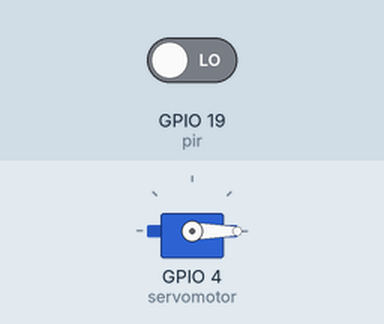
A sketch run on a simulated ESP32. Parts: servo. Inputs (shaded band) come from the test bench; at power-on: GPIO 19 (pir) LOW. WiFi joins after 1.5 s; servers stay silent unless stated; web services answer with replies made up by the test bench; what the sketch prints to the serial monitor is not drawn.

Above: at 2.7 s.
2.8 s: GPIO 19 (pir) driven HIGH
At 5.7 s:
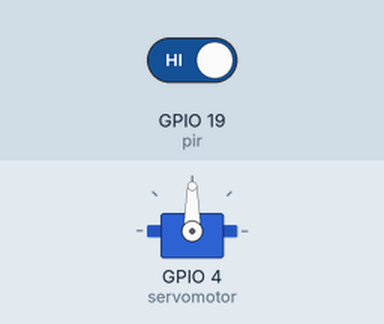
Timing chart, 0 to 7.2 s (numbered marks = the images above; inputs shaded):
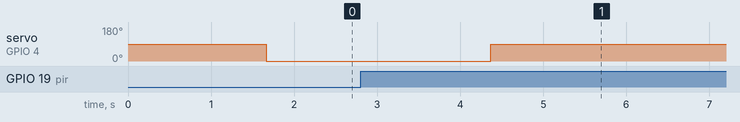

The sketch:

P7b.ino
```cpp
#include <WiFi.h>
#include <HTTPClient.h>
#include <UrlEncode.h>
#include <Servo.h> //librería para el ESP32Servo.h
#include <FirebaseESP32.h>
#include <WiFi.h>
// Conexión al firestores y a la red
#define FIREBASE_HOST "https://grupot207aplicaciones-9fcc5-default-rtdb.firebaseio.com/" //nombre proyecto Firebase
#define FIREBASE_Authorization_key "QMnJNlbnp3V8b1oWdHLYg8QJbGsicnHUAe1c2XRH"
#define WIFI_SSID "UTEQ-Alumnos" // Modificar el nombre del proveedor de servicios internet
#define WIFI_PASSWORD "" // Modificar el password del Wifi
FirebaseData firebaseData;
FirebaseJson json;
#include <Adafruit_Sensor.h>
Servo myservo;
int servomotor=4; //GPIO 4 puerto digital del servo motor
int pos = 0;
const int pir=19;
const char* ssid = "UTEQ-Alumnos";
const char* password = "";

// ingresa tu número telefónico tal como te lo manda Whatsapp
String phoneNumber = "5214427477664";
// ingresa el apiKey que te llegó a tu celular
String apiKey = "9331869";

// método que permite enviar el mensaje por medio del Whatsapp.
void sendMessage(String mensaje){
// Dato o mensaje enviado por medio de este link

String url = "http://api.callmebot.com/whatsapp.php?phone=" + phoneNumber + "&apikey=" + apiKey
+ "&text=" + urlEncode(mensaje);
WiFiClient client;
HTTPClient http;
http.begin(client, url);
// se especifia el tipo de contenido de la cabecera
http.addHeader("Content-Type", "application/x-www-form-urlencoded");
// enviar por el método HTTP POST
int httpResponseCode = http.POST(url);
if (httpResponseCode == 200){
Serial.print("El mensaje fue enviado exitosamente");
}
else{
Serial.println("Error enviando el mensaje");
Serial.print("HTTP response code: ");
Serial.println(httpResponseCode);
}
// cierra el cliente http.
http.end();
}
void setup() {
Serial.begin(9600);
WiFi.begin(ssid, password);
Serial.println("Connecting");
while(WiFi.status() != WL_CONNECTED) {
delay(500);
Serial.print(".");
myservo.attach(servomotor); //inicializa el puerto digital para el servo motor
pinMode(pir, INPUT);
}
Serial.println("");
Serial.print("Conectado a la red WiFi con la dirección IP:");
Serial.println(WiFi.localIP());
Serial.println();
Firebase.begin(FIREBASE_HOST,FIREBASE_Authorization_key);
// Se envia el mensaje una vez al celular víael método sendMessage

}
void loop() {

  int sensor;
sensor=digitalRead(pir); //lectura del pir
if(sensor==HIGH){
Serial.print(" Presencia: ");
Firebase.setFloat(firebaseData, "/MiESP32/Presencia", 1);
sendMessage("Se abrio la puerta");
myservo.write(90);
delay(10000);
sendMessage("Se Cerro la puerta");
 myservo.write(0);
 delay(1000);
}else{
if(sensor==LOW){
Serial.print("No Presencia: ");
Firebase.setFloat(firebaseData, "/MiESP32/Presencia", 0);

 myservo.write(0);
delay(1000);
}
}
delay(100);

}
```

Measured:
- after the input at 2.8 s, servo on GPIO 4 (servomotor): 0° → 90° after 1.6 s
